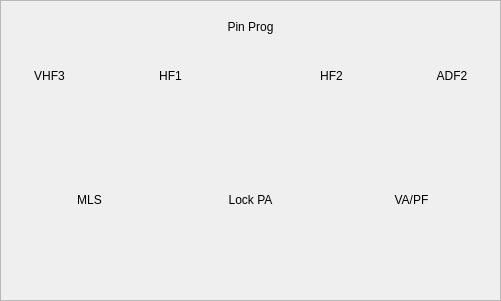
   <widget class="QFrame" name="workArea_2">
    <property name="geometry">
     <rect>
      <x>1230</x>
      <y>20</y>
      <width>501</width>
      <height>301</height>
     </rect>
    </property>
    <property name="sizePolicy">
     <sizepolicy hsizetype="Preferred" vsizetype="Expanding">
      <horstretch>0</horstretch>
      <verstretch>0</verstretch>
     </sizepolicy>
    </property>
    <property name="maximumSize">
     <size>
      <width>16777215</width>
      <height>520</height>
     </size>
    </property>
    <property name="frameShape">
     <enum>QFrame::StyledPanel</enum>
    </property>
    <layout class="QGridLayout" name="gridLayout_2">
     <item row="0" column="2" colspan="2">
      <widget class="QLabel" name="lblADF1_3">
       <property name="maximumSize">
        <size>
         <width>16777215</width>
         <height>30</height>
        </size>
       </property>
       <property name="text">
        <string>Pin Prog</string>
       </property>
       <property name="alignment">
        <set>Qt::AlignCenter</set>
       </property>
      </widget>
     </item>
     <item row="1" column="0">
      <layout class="QVBoxLayout" name="verticalLayout_2">
       <item>
        <widget class="QLabel" name="lblADF1_4">
         <property name="text">
          <string>VHF3</string>
         </property>
         <property name="alignment">
          <set>Qt::AlignCenter</set>
         </property>
        </widget>
       </item>
       <item>
        <widget class="QWidget" name="lampPlaceholder_1" native="true"/>
       </item>
      </layout>
     </item>
     <item row="1" column="1" colspan="2">
      <layout class="QVBoxLayout" name="verticalLayout_3">
       <item>
        <widget class="QLabel" name="lblADF1_5">
         <property name="text">
          <string>HF1</string>
         </property>
         <property name="alignment">
          <set>Qt::AlignCenter</set>
         </property>
        </widget>
       </item>
       <item>
        <widget class="QWidget" name="lampPlaceholder_2" native="true"/>
       </item>
      </layout>
     </item>
     <item row="1" column="3" colspan="2">
      <layout class="QVBoxLayout" name="verticalLayout_4">
       <item>
        <widget class="QLabel" name="lblADF1_6">
         <property name="text">
          <string>HF2</string>
         </property>
         <property name="alignment">
          <set>Qt::AlignCenter</set>
         </property>
        </widget>
       </item>
       <item>
        <widget class="QWidget" name="lampPlaceholder_3" native="true"/>
       </item>
      </layout>
     </item>
     <item row="1" column="5">
      <layout class="QVBoxLayout" name="verticalLayout_5">
       <item>
        <widget class="QLabel" name="lblADF1_7">
         <property name="text">
          <string>ADF2</string>
         </property>
         <property name="alignment">
          <set>Qt::AlignCenter</set>
         </property>
        </widget>
       </item>
       <item>
        <widget class="QWidget" name="lampPlaceholder_4" native="true"/>
       </item>
      </layout>
     </item>
     <item row="2" column="0" colspan="2">
      <layout class="QVBoxLayout" name="verticalLayout_7">
       <item>
        <widget class="QLabel" name="lblADF1_9">
         <property name="text">
          <string>MLS</string>
         </property>
         <property name="alignment">
          <set>Qt::AlignCenter</set>
         </property>
        </widget>
       </item>
       <item>
        <widget class="QWidget" name="lampPlaceholder_5" native="true"/>
       </item>
      </layout>
     </item>
     <item row="2" column="2" colspan="2">
      <layout class="QVBoxLayout" name="verticalLayout_8">
       <item>
        <widget class="QLabel" name="lblADF1_10">
         <property name="text">
          <string>Lock PA</string>
         </property>
         <property name="alignment">
          <set>Qt::AlignCenter</set>
         </property>
        </widget>
       </item>
       <item>
        <widget class="QWidget" name="lampPlaceholder_6" native="true"/>
       </item>
      </layout>
     </item>
     <item row="2" column="4" colspan="2">
      <layout class="QVBoxLayout" name="verticalLayout_9">
       <item>
        <widget class="QLabel" name="lblADF1_11">
         <property name="text">
          <string>VA/PF</string>
         </property>
         <property name="alignment">
          <set>Qt::AlignCenter</set>
         </property>
        </widget>
       </item>
       <item>
        <widget class="QWidget" name="lampPlaceholder_7" native="true"/>
       </item>
      </layout>
     </item>
    </layout>
   </widget>
